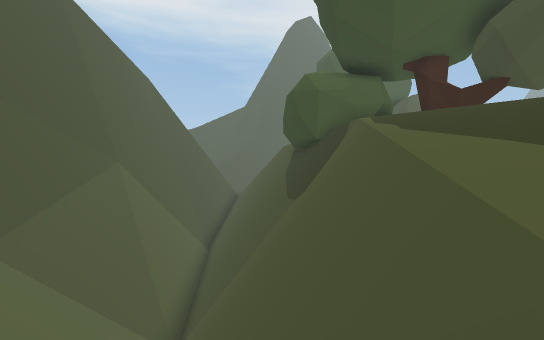
View 1 (above)

16 first-person views from a walk through a scene from a Unity 3-D project. The camera is 1.2 m above the floor, looks level and sees 85° across. The floor is counted in squares, 2 m on a side. Each view is taken from the middle of a square. On the plan, view 1 faces up. The plan holds only what a view shows up to about 9 squares ahead; the rest is blank. The place goes on beyond the plan. The player is left out. Some animated figures are not drawn.

View 2
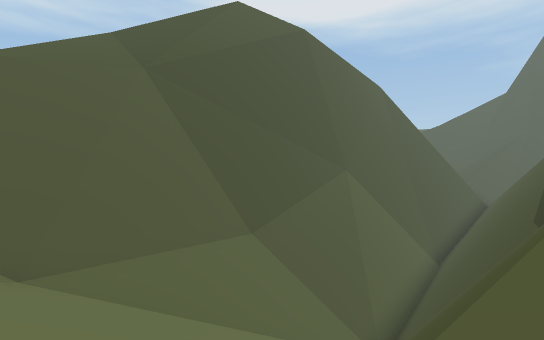

View 3
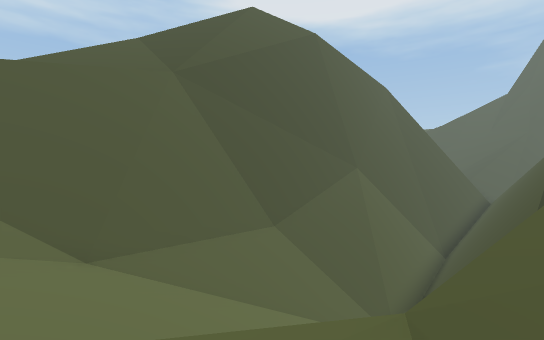

View 4
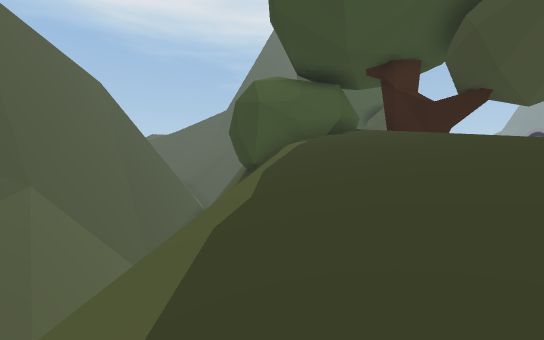

View 5
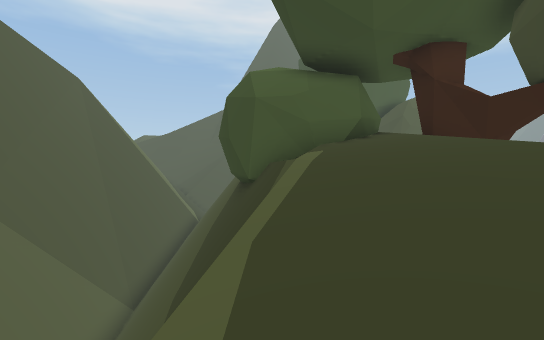

View 6
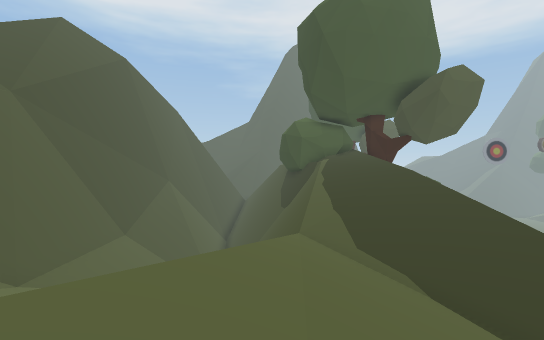

View 7
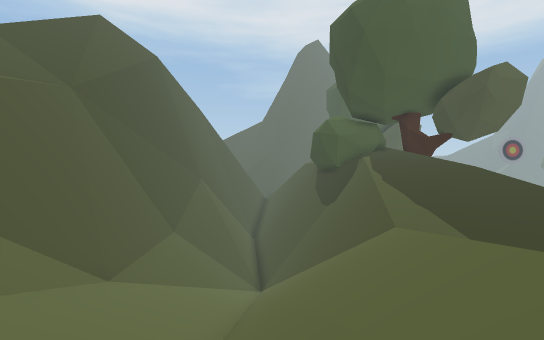

View 8
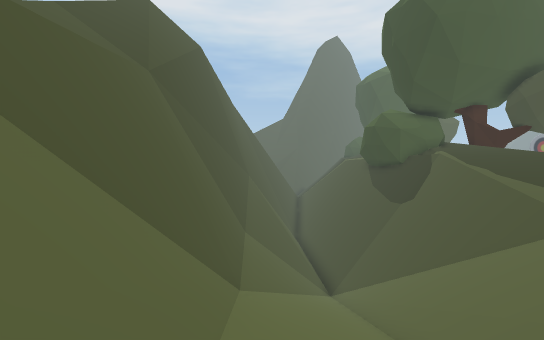

View 9
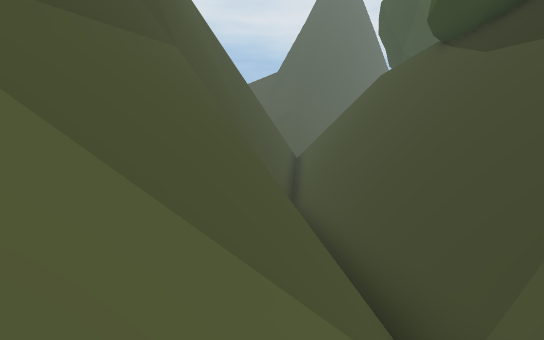

View 10
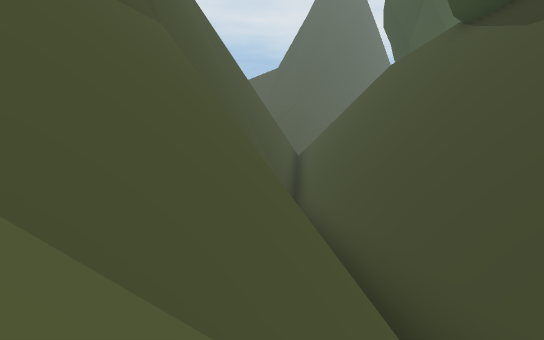

View 11
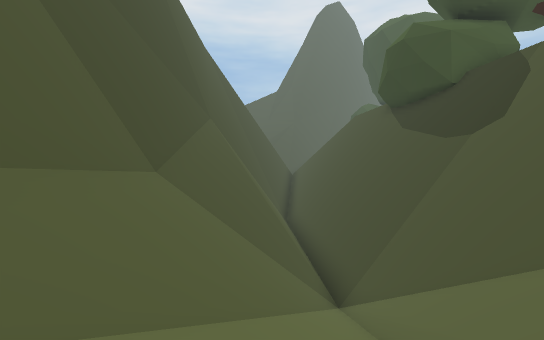

View 12
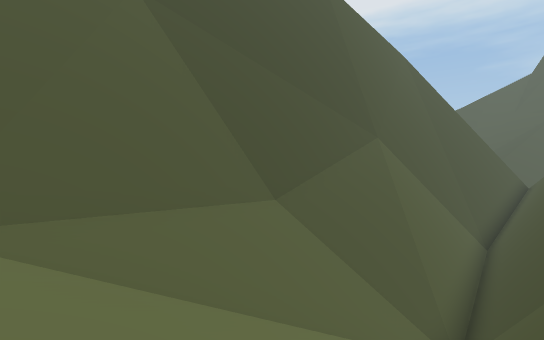

View 13
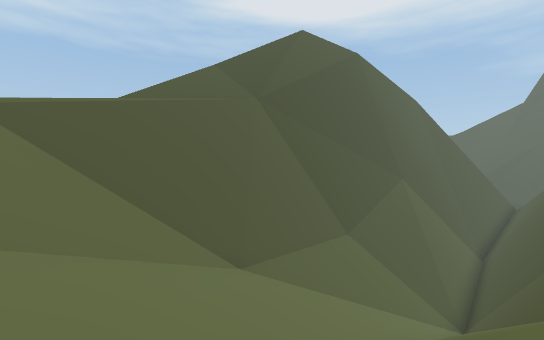

View 14
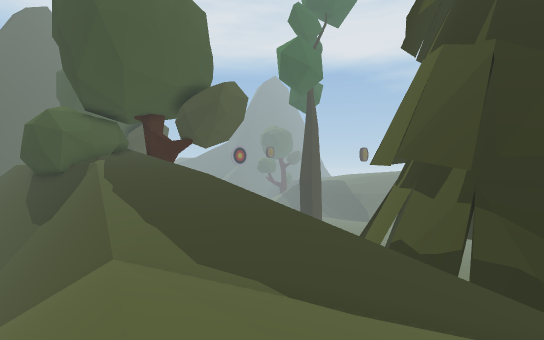

View 15
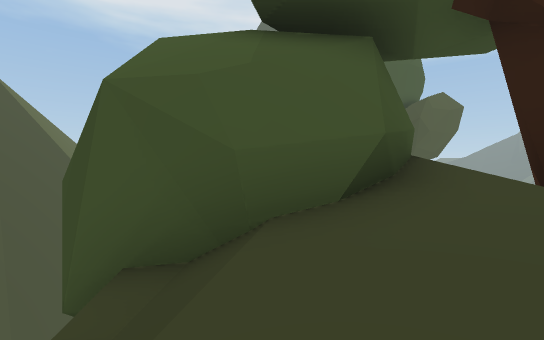

View 16
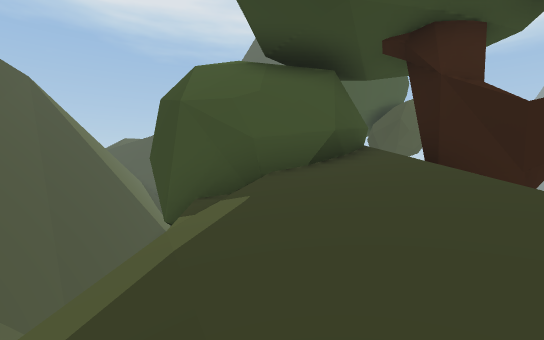

### Floor plan
Key: @ floor where view 1 was taken; # wall or solid block; . main floor; : floor 0.75 m higher than the main floor; - floor 0.75 m lower than the main floor; + floor 1.5 m higher than the main floor; _ floor 1.75 m lower than the main floor; < floor 2.5 m lower than the main floor; * floor 3.25 m higher than the main floor; ( floor 3.25 m lower than the main floor; % floor 4 m higher than the main floor; & floor 4.75 m higher than the main floor; / step, stairs or slope; = window, fence, low wall or low ledge; ^ raised ledge; v drop or lower ground.
Columns run from 11 left of view 1 to 7 right of it. Each row starts with its distance up from view 1.
 17       vv
 16       vv
 15     vvvvvvvvv
 14     vvvvv^vv#
 13     vvvv= vv#
 12     vvv##^vv#  ##
 11     vv^#=^vv######
 10    vv^^#=^vvv##+v#
  9    v ^^#=^ vvv++vv#
  8    v ^#^=^ vvv:+v
  7    v ^==/=^=vv::v
  6   vv #///=^ v..:v
  5   vv #////^ v...v
  4 ///v #////=^v-..
  3 ///v #/////^v_-/
  2 //&v #/////=v_//
  1 // v=#//////<///
  0    vv^/////@////
 -1   %vv^//////(///
 -2   */v^///////(//
 -3   */v^// //////(
 -4    /v^// /////((
 -5       /  ///  //
 -6          / /

Positions as (right, up) in squares from view 1, and headings:
1: (0, 0), facing up
2: (1, 0), facing up-left
3: (1, -1), facing up-left
4: (2, 2), facing up
5: (2, 4), facing up
6: (0, -6), facing up
7: (-2, -6), facing up
8: (-5, -5), facing up
9: (-4, 5), facing up
10: (-4, 6), facing up
11: (-4, 1), facing up
12: (-1, 1), facing up-left
13: (0, -4), facing up-left
14: (-1, -5), facing up-right
15: (3, 8), facing up
16: (3, 6), facing up
